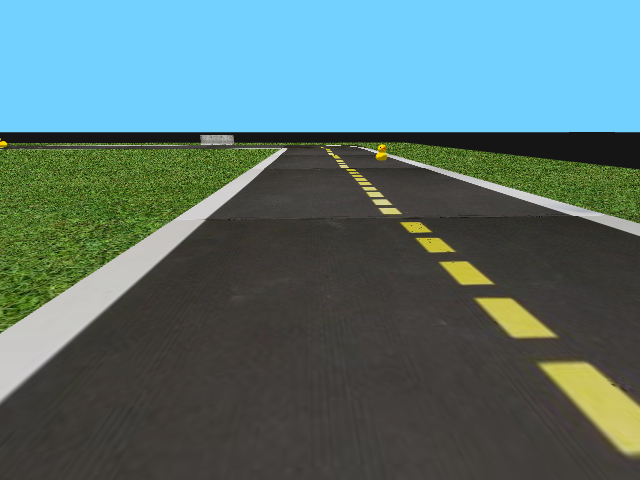
#> input picture lib/tests/screen.png, 640 x 480 px; its folder holds only this picture in this run
$ python -i mapper.py   (imports and definitions only)   (older library calls are emulated)
#> lines starting #> are read from the running program, lines starting #| are printed output that depends on the picture; after the words box and inside, x2 and y2 are one past the last pixel; in counts of white or black regions, pixels touching at a corner belong together
#> further down, picture is the input picture: shape (480, 640, 3); mean B, G, R 114.8, 115, 87.3
### lib/video/warper.py
"""warper.py
"""

import cv2
import numpy as np
import logging
import functools
from .utils import *
from .constants import DuckietownParameters as dp

class PerspectiveWarperOld:
    # [25 lines left out: functions __init__, warp, not called in this run]

    def iwarp(self, frame):
        return cv2.warpPerspective(frame, self.iM, self.dest_size)

class PerspectiveWarper:
    def __init__(self, dest_size=(640, 480),
                 src=np.float32([(0, dp.pM_corr), (1, dp.pM_corr), (0, 1), (1, 1)]),
                 dest=np.float32([(0, 0), (1, 0), (0.5-dp.X/2, 1), (0.5+dp.X/2, 1)])):
        self.dest_size = dest_size
        dest_size = np.float32(dest_size)
        self.src = src * dest_size
        self.dest = dest * dest_size
        self.M = cv2.getPerspectiveTransform(self.src, self.dest)
        self.iM = cv2.getPerspectiveTransform(self.dest, self.src)

    def warp(self, frame, draw=False):
#> called with draw = False
        warped_frame = cv2.warpPerspective(frame, self.M, self.dest_size)
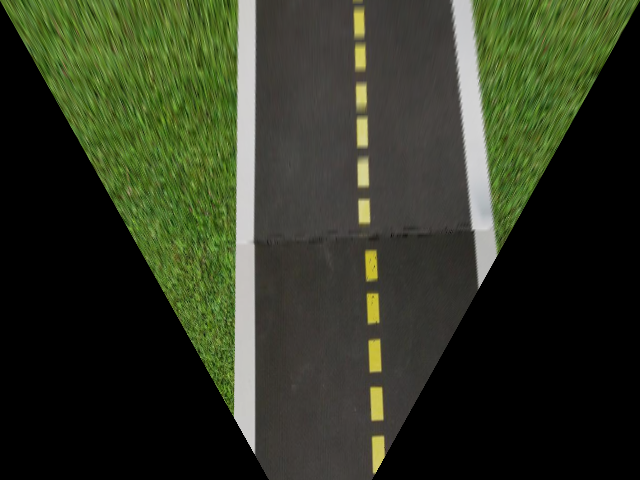
#> warped_frame: shape (480, 640, 3); mean B, G, R 36, 54.7, 48.5
        if draw:
            fig, axs = plt.subplots(1, 2)
            axs[0].imshow(frame)
            axs[0].plot(self.src[:, 0], self.src[:, 1], 'r')
            axs[1].imshow(warped_frame)
            axs[1].plot(self.dest[:, 0], self.dest[:, 1], 'r')
            plt.show()

        return warped_frame

    def iwarp(self, frame):
        return cv2.warpPerspective(frame, self.iM, self.dest_size)

# [29 lines of commented-out code are left out]

### lib/video/utils.py
"""utils.py
"""

import cv2
import numpy as np


# [17 lines left out: functions separate_lab, separate_luv, not called in this run]

def separate_hsl(img):
    """ Returns the hls channels given an input image
    """
    hsl = cv2.cvtColor(img, cv2.COLOR_RGB2HLS)
    h = hsl[:,:,0]
    s = hsl[:,:,1]
    l = hsl[:,:,2]
    return h, s, l

def get_hist(image):
    hist = np.sum(image[image.shape[0]//2:,:], axis=0)
    return hist

# [25 lines left out: function ransac_polyfit, not called in this run]

### lib/video/segmentation.py
"""segmentation.py
"""

import cv2
import numpy as np
import logging
from .utils import *
from .binarize import *
"""
def raw_moment(data, i_order, j_order):
    nrows, ncols = data.shape
    y_indices, x_indices = np.mgrid[:nrows, :ncols]
    return (data * x_indices**i_order * y_indices**j_order).sum()

def moments_cov(data):
    data_sum = data.sum()
    m10 = raw_moment(data, 1, 0)
    m01 = raw_moment(data, 0, 1)
    x_centroid = m10 / data_sum
    y_centroid = m01 / data_sum
    u11 = (raw_moment(data, 1, 1) - x_centroid * m01) / data_sum
    u20 = (raw_moment(data, 2, 0) - x_centroid * m10) / data_sum
    u02 = (raw_moment(data, 0, 2) - y_centroid * m01) / data_sum
    cov = np.array([[u20, u11], [u11, u02]])
    return cov
"""

class SegmentatorYellow:
    def __init__(self, min_area=420):
        self.min_area = min_area

    # [5 lines left out: function process, not called in this run]

class SegmentatorChannel:
    def __init__(self, min_area=100):
        self.min_area = min_area

    def process(self, frame):
        contours, _ = cv2.findContours(frame, cv2.RETR_EXTERNAL, cv2.CHAIN_APPROX_NONE)
        contours = list(filter(lambda x: cv2.contourArea(x) > self.min_area, contours))
        return contours

class Segmentator:
    """ Main Segmentator class.
    Given a dictionary of masks where each key represents the mask color, it returns a dictionary
    containing the contours of each cluster found for each mask.
    This class is intended to be used along the SemanticMapper.
    """
    def __init__(self, *args, **kwargs):
        self.segmentator_dict = {'white':  SegmentatorChannel(min_area=800),
                                 'yellow': SegmentatorChannel(min_area=200),
                                 'red':    SegmentatorChannel()}

    def process(self, mask_dict):
        output_dict = {'white': None, 'yellow': None, 'red': None}
        # Call segmentators for each type of mask
        for k in output_dict.keys():
            segmentator = self.segmentator_dict[k]
            output_dict[k] = segmentator.process(mask_dict[k])
        return output_dict

### lib/video/lane_filter.py
"""line_filter.py
"""

import cv2
import numpy as np
import logging
from matplotlib import pyplot as plt
import functools
from .utils import *
from .binarize import *
from ..trajectory import Trajectory
from .semantic_mapper import *

OBJ_COLOR_DICT = {
    ObjectType.UNKNOWN: (0, 128, 128),      # medium dark turquoise
    ObjectType.YELLOW_LINE: (255, 255, 0),  # yellow
    ObjectType.WHITE_LINE:  (255, 255, 255),# white
    ObjectType.DUCK: (0, 255, 255),         # light blue
    ObjectType.CONE: (255, 0, 0),           # red
    ObjectType.ROBOT: (0, 0, 128),          # dark blue
    ObjectType.WALL: (255, 0, 255),         # fuchsia
    ObjectType.RIGHT_LINE:(220, 139, 0),    # orange
    ObjectType.LEFT_LINE:  (122, 0, 174)    # violet
}


class CenterLineFilter:
    def __init__(self):
        # Yellow of line is between 14 and 22 in h channel
        self.yellow_thresh = (19, 24)
        self.s_thresh = (80, 150)
        self.l_thresh = (0, 255)

        # Filter for the case of semantic mapper
        # self.yellow_thresh = (20, 35)
        # self.s_thresh = (65, 190)
        # self.l_thresh = (30, 255)
        pass
    def process(self, frame):
        def preproc(image):
            # Extract yellow info
            h, s, l = separate_hsl(frame)#cv2.blur(frame, (3, 3)))
            h_mask = cv2.inRange(h, self.yellow_thresh[0], self.yellow_thresh[1])
            s_mask = cv2.inRange(s, self.s_thresh[0], self.s_thresh[1])
            l_mask = cv2.inRange(l, self.l_thresh[0], self.l_thresh[1])
            #preproc_frame = cv2.bitwise_and(frame, frame, mask=h_mask)
            mask = cv2.bitwise_and(h_mask, h_mask, mask=s_mask)
            mask = cv2.bitwise_and(mask, mask, mask=l_mask)
            # Apply morphological operation to remove imperfections
            mask = cv2.morphologyEx(mask, cv2.MORPH_OPEN, (5, 5))

            return mask

        return preproc(frame)

class LateralLineFilter:
    def __init__(self):
        pass
    def process(self, frame):
        def preproc(image):
            # Extract yellow info
            r,g,b = np.split(cv2.blur(frame, (3, 3)),3,axis=-1)
            mask_r = cv2.inRange(r, 150, 255)
            mask_g = cv2.inRange(g, 128, 255)
            mask_b = cv2.inRange(b, 150, 255)
            mask = cv2.bitwise_and(cv2.bitwise_and(mask_r, mask_g), mask_b)
            # Apply morphological operation to remove imperfections
            mask = cv2.morphologyEx(mask, cv2.MORPH_OPEN, (5, 5))
            mask = cv2.morphologyEx(mask, cv2.MORPH_CLOSE, (5, 5))
            mask = cv2.dilate(mask,(3, 3), iterations = 10)
            return mask

        return preproc(frame)


class GrassFilter:
    # [23 lines left out: functions __init__, process, not called in this run]

class SlidingWindowTracker:
    # [84 lines left out: functions __init__, search, linspace, not called in this run]

import warnings

class SlidingWindowDoubleTracker:
    def __init__(self, robust_factor: int=1):
        self.coeff_a = []
        self.coeff_b = []
        self.coeff_c = []
        assert robust_factor >= 1
        self.robust_factor = robust_factor
        # Minimum mask pixels to initiate line search
        self.minimum_pixels = 2000
        self.contour_min_area = 100
        self.last_seen_yellow_pos = [np.array([320,480])]
        self.max_line_offset = 250
        self.line_offset_mean = []

    # [138 lines left out: functions search, get_line_offset, yellow_line_fit, white_line_fit, not called in this run]


class MiddleLineFilter():
    """ Finds and tracks the middle dashed yellow line.
    If the line is found and verified, then it returns the best quadratic fit (in lane space), the
    camera offset (d) and inclination (theta~)
    """
    # [39 lines left out: functions __init__, process, not called in this run]

class RedFilter:
    def __init__(self, *args, **kwargs):
        pass

    def process(self, frame):
        return np.zeros((frame.shape[0], frame.shape[1], 1), dtype='uint8')


# [17 lines left out: functions frenet_to_glob, compute_ortogonal_vect, not called in this run]


class TrajectoryFilter():
    """ Finds and tracks the middle dashed yellow line.
    If the line is found and verified, then it returns the best quadratic fit (in lane space), the
    camera offset (d) and inclination (theta~)
    """
    #def __init__(self, projector, filter_y, filter_w, filter_r,tracker, segmentator,semantic_mapper):
    def __init__(self, projector, filter_y, filter_w, tracker):
        self.projector = projector
        self.filter_y = filter_y
        self.filter_w = filter_w
        # self.filter_r = filter_r
        self.tracker = tracker
        # [4 lines of commented-out code are left out]
        self.line_found = False
        self.plot_image = None
        self.trajectory_width = 0.21 #[m]
        self.white_tape = 0.048 #[m]
        self.yellow_tape = 0.024 #[m]
        self.line_offset = 150 #[px]
        self.pixel_ratio = (self.trajectory_width+ \
            self.yellow_tape/2+self.white_tape/2)/(self.line_offset*2) #[m/px] = 0.00082
        self.proj_planner = None
        self.path_planner = None
        self.K2R = np.array([[0, -self.pixel_ratio, 480*self.pixel_ratio],
                            [-self.pixel_ratio, 0, 320*self.pixel_ratio],
                            [0, 0, 1]],dtype=np.float64)
        self.R2K = np.linalg.inv(self.K2R)
        self.K2W = np.array([[self.pixel_ratio, 0, 0],
                            [0, -self.pixel_ratio, 480*self.pixel_ratio],
                            [0, 0, 1]],dtype=np.float64)
        self.W2K = np.linalg.inv(self.K2W)

    # [113 lines left out: functions rob2cam, cam2rob, process_target, build_trajectory, draw_path, process, not called in this run]

### lib/video/semantic_mapper.py
"""semantic_mapper.py
"""

import cv2
import numpy as np
import logging
from enum import Enum
from .utils import *
from .binarize import *
from ..transform import *

# [7 lines left out: function linspace, not called in this run]

class ObjectType(Enum):
    UNKNOWN     = -1
    YELLOW_LINE = 0
    WHITE_LINE  = 1
    DUCK        = 2
    CONE        = 3
    ROBOT       = 4
    WALL        = 5
    LEFT_LINE   = 6
    RIGHT_LINE  = 7

class FeatureExtractor:
    def __init__(self):
        pass

    # [20 lines left out: function process, not called in this run]

class SemanticMapper:
    """ The SemanticMapper takes as input a dictionary containing contours for each colored cluster
    and further returns a dictionary where each key represents a list of found objects in the frame.
    Also returns the best fit for yellow lane.
    """
    def __init__(self, *args, **kwargs):
        self.feat_ext = FeatureExtractor()
        self.last_yellow_fit = None
        self.last_white_fit = None
        self.right = True
        pass

    # [184 lines left out: function process, not called in this run]


### lib/video/obstacle_tracker.py
"""obstacle_tracker.py
"""

import cv2
import numpy as np
from collections import OrderedDict
import logging
from abc import ABC, abstractmethod
from .semantic_mapper import ObjectType
from .utils import *
from .binarize import *

logger = logging.getLogger(__name__)

class ObstacleTracker:
    """ ObstacleTracker filter obstacles (namely ducks, cones and robots) detected by the SemanticMapper by associating each bbox throughout multiple frames.
    """
    def __init__(self, min_frames=5, max_frames=1, gating_t=200, lbf_t=100):
        self.min_frames = min_frames # Minimum no. frames in which the object must be present in order to be considered a concrete obstacle
        self.max_frames = max_frames # Maximum no. frames in which the object can disappear before it is considered disappeared
        self.gating_t = gating_t # Gating threshold
        self.lbf_t = lbf_t # Lonely Best Friend threshold
        self.curr_obstacles = None # Current frame's obstacles
        self.prev_obstacles = None # Previous frame's obstacles
        self.obstacles = OrderedDict()
        self.appeared = OrderedDict()
        self.disappeared = OrderedDict()
        self.oid = 0

    # [196 lines left out: functions _extractObstacles, _registerObstacle, _deregisterObstacle, _computeDistance, _gating, _bestFriend and 3 more, not called in this run]

### lib/mapper/mapper.py
from ..video import *
from ..video import *

OBJ_COLOR_DICT = {
    ObjectType.UNKNOWN: (0, 128, 128),      # medium dark turquoise
    ObjectType.YELLOW_LINE: (255, 255, 0),  # yellow
    ObjectType.WHITE_LINE:  (255, 255, 255),# white
    ObjectType.DUCK: (0, 255, 255),         # light blue
    ObjectType.CONE: (255, 0, 0),           # red
    ObjectType.ROBOT: (0, 0, 128),          # dark blue
    ObjectType.WALL: (255, 0, 255),         # fuchsia
    ObjectType.RIGHT_LINE:(220, 139, 0),    # orange
    ObjectType.LEFT_LINE:  (122, 0, 174)    # violet
}

class Mapper():
    def __init__(self):
        self.projector       = PerspectiveWarper()
        self.yellow_filter   = CenterLineFilter()
        self.white_filter    = LateralLineFilter()
        self.red_filter      = RedFilter()
        self.tracker         = SlidingWindowDoubleTracker(robust_factor=1)
        self.filter_dict     = {'white': self.white_filter, 'yellow': self.yellow_filter, 'red': self.red_filter}
        self.mask_dict       = {'white': None, 'yellow': None, 'red': None}
        self.segmentator     = Segmentator()
        self.segment_dict    = {'white': None, 'yellow': None, 'red': None}
        self.semantic_mapper = SemanticMapper()
        self.lat_filter      = TrajectoryFilter(self.projector, self.yellow_filter, self.white_filter, self.tracker)
        # Adjust filters properties
        # self.yellow_filter.yellow_thresh = (20, 35)
        # self.yellow_filter.s_thresh = (65, 190)
        # self.yellow_filter.l_thresh = (30, 255)
        self.obstacle_tracker = ObstacleTracker()

    def process_obstacles(self, frame):
        # Generate warped frame
        wframe = self.projector.warp(frame)
        for fkey in self.filter_dict.keys():
            self.mask_dict[fkey] = self.filter_dict[fkey].process(wframe)
#> this loop made 3 passes
#> pass 2, in separate_hsl, `h = hsl[:,:,0]`:
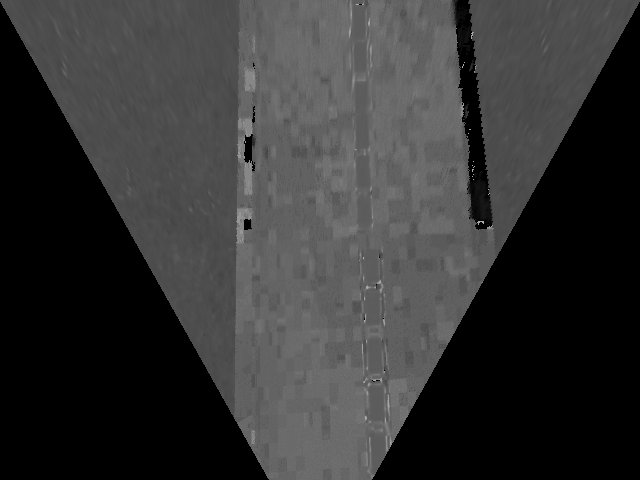
#> h: shape (480, 640); min 0, max 174, mean 51.9
#> pass 2, in separate_hsl, `s = hsl[:,:,1]`:
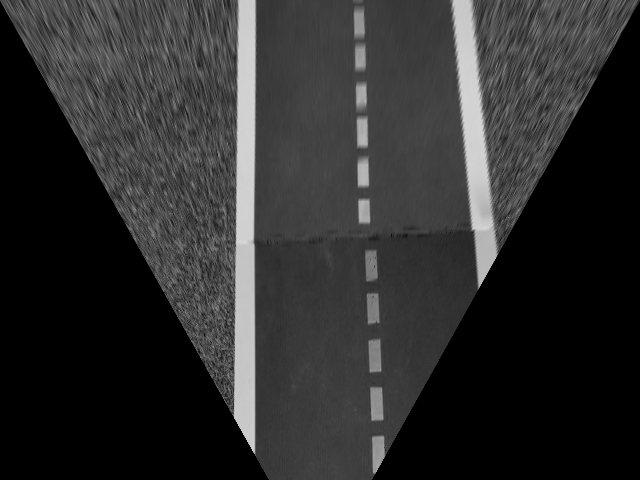
#> s: shape (480, 640); min 0, max 214, mean 45.8
#> pass 2, in separate_hsl, `l = hsl[:,:,2]`:
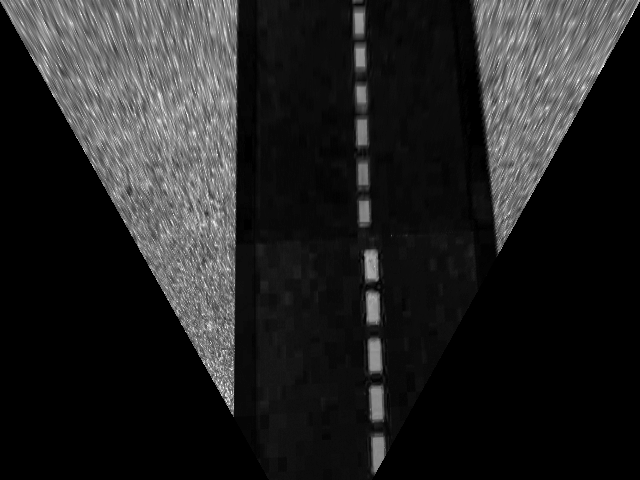
#> l: shape (480, 640); min 0, max 255, mean 34.7
#> after the loop, self.mask_dict = 3 items
        mask_t = cv2.bitwise_or(self.mask_dict['white'], self.mask_dict['yellow'])
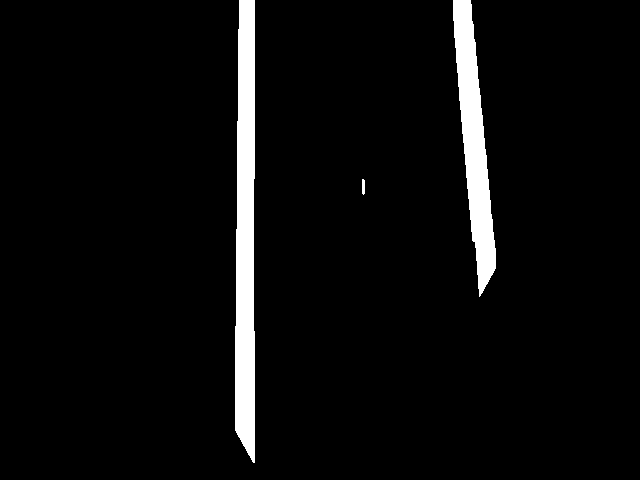
#> mask_t: shape (480, 640); 4.6% white; 3 white regions, box (x1, y1, x2, y2) and area: (235, 0, 255, 463) 8106, (453, 0, 496, 297) 5909, (362, 179, 365, 195) 45
        # Segmentize the masks
        self.segment_dict = self.segmentator.process(self.mask_dict)
#> self.segment_dict = 3 items
        # Generate semantic dictionary
#> (the run stopped early here; a loop or call above may not have finished)
